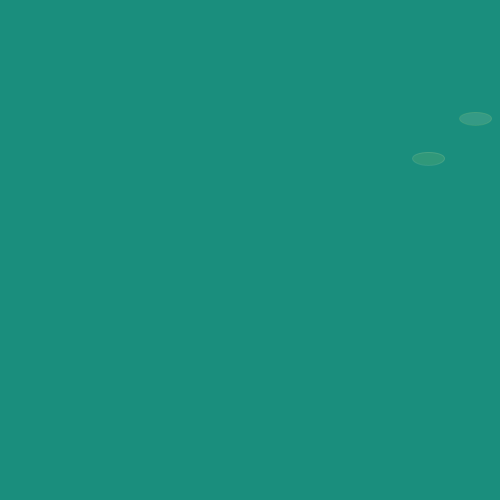
Frame 1 (no input)
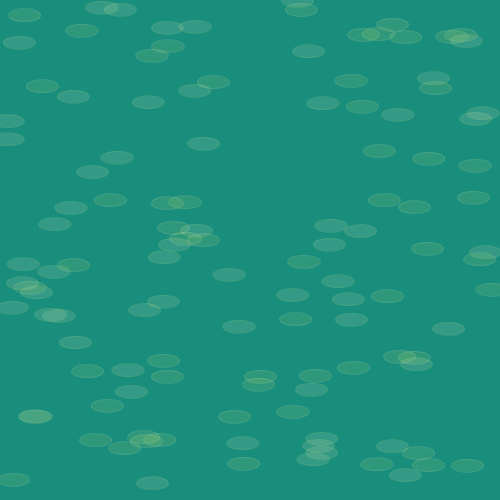
Frame 60 (the mouse pressed at the canvas centre just before this capture)
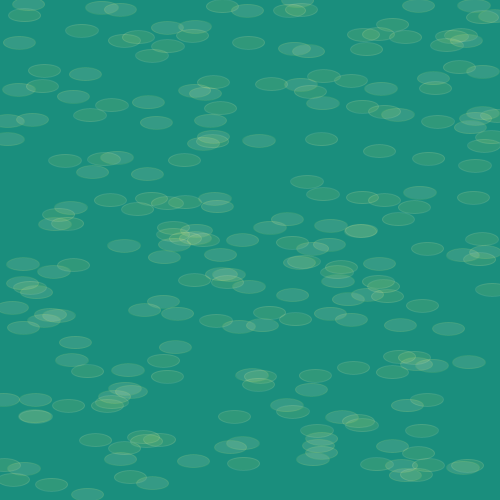
Frame 120 (the mouse held since frame 60 and released just before this capture)

The Processing sketch that drew these frames (run headless with seeded random() and noise(); from frame 60 on, the mouse is pressed at the canvas centre):

// Processing sketch: processing_54922
// ── processing_54922.pde

void setup(){
  size (500,500);
  background (bg,142,125);
  frameRate (60);
  smooth();
}

float o = 30; //opacity of shapes
float x = random(50); //width of shape
float y = random(50); //height of shape
int color1 = #D6E266; //color of stroke
int color2 = #FFFAC7; //colo of fill
float bg = 26;

void draw(){
  stroke(color1,o);
  fill (color2,o);
  ellipse(random(500),random(500), x,y);
  stroke(color2,o);
  fill (color1,o);
  ellipse(random(500),random(500),x,y);
}

void mouseDragged(){
  x = random(100);
  y = random(100);
  o = 100;
}
